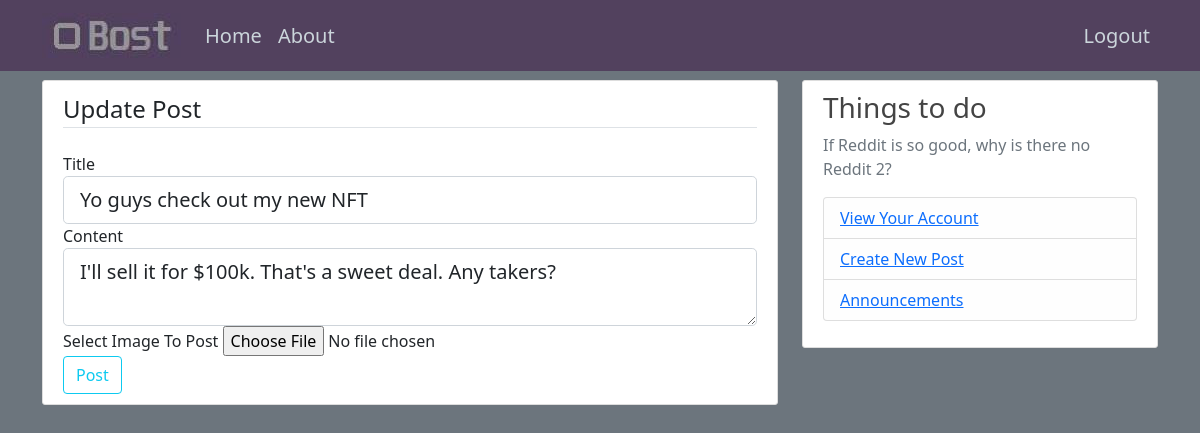
The app's page /post/3/update (signed in) with its own data.
### flaskblog/models.py (models this page shows, shortened)
class Post(db.Model):
    id = db.Column(db.Integer, primary_key = True)
    title = db.Column(db.String(100), nullable = False)
    date_posted = db.Column(db.DateTime, nullable = False, default = datetime.utcnow)
    content = db.Column(db.Text, nullable = False)
    content_image = db.Column(db.String(20), nullable = True)
    user_id = db.Column(db.Integer, db.ForeignKey('user.id'), nullable = False)

### flaskblog/routes.py (the view)
@app.route("/post/<int:post_id>/update", methods=["GET", "POST"])
@login_required
def update_post(post_id):
    post = Post.query.get_or_404(post_id)
    if post.author != current_user:
        abort(403)
    form = PostForm()
    if form.validate_on_submit():
        post.title = form.title.data
        post.content = form.content.data
        if form.content_image.data:
            content_image = save_content_image(form.content_image.data)
            post.content_image = content_image
        db.session.commit()
        flash("Post updated.", "success")
        return redirect(url_for('post', post_id = post.id))
    elif request.method == 'GET':
        form.title.data = post.title
        form.content.data = post.content
    return render_template("create_post.html", title = "Update Post", legend = "Update Post", form=form)

### flaskblog/forms.py
class PostForm(FlaskForm):
    title = StringField("Title", validators=[DataRequired()])
    content = TextAreaField("Content", validators=[DataRequired()])
    content_image = FileField("Select Image To Post", validators=[FileAllowed(['jpg', 'png'])])
    submit = SubmitField("Post")

### flaskblog/models.py (called while the page is built)
@login_manager.user_loader
def load_user(user_id):
    return User.query.get(int(user_id))

### flaskblog/templates/create_post.html (shortened to what this page needs)
{% extends "layout.html" %}
{% block content %}
<div class="content-section">
    <form method="POST", action="" enctype="multipart/form-data" novalidate>
        <fieldset class="form-group">
            <legend class="border-bottom mb-4">{{ legend }}</legend>
            <div class="form-group">
                {{ form.title.label(class="form-control-label") }}
                {% if form.title.errors %}
                    {{ form.title(class="form-control form-control-lg is-invalid")}}
                    <div class="invalid-feedback">
                        {% for error in form.title.errors %}
                            <span>{{ error }}</span>
                        {% endfor %}
                    </div>
                {% else %}
                    {{ form.title(class="form-control form-control-lg")}}
                {% endif %}
            </div>
            <div class="form-group">
                {{ form.content.label(class="form-control-label") }}
                {% if form.content.errors %}
                    {{ form.content(class="form-control form-control-lg is-invalid")}}
                    <div class="invalid-feedback">
                        {% for error in form.content.errors %}
                            <span>{{ error }}</span>
                        {% endfor %}
                    </div>
                {% else %}
                    {{ form.content(class="form-control form-control-lg")}}
                {% endif %}
            </div>
            <div class="form-group">
                {{ form.content_image.label() }}
                {{ form.content_image(class = "form-control-file") }}
            </div>
        </fieldset>
        <div class="form-group">
            {{ form.submit(class="btn btn-outline-info")}}
        </div>
    </form>
</div>
{% endblock content %}

### flaskblog/static/main.css (style rules this page uses)
body { background: #fafafa; color: #333333; margin-top: 5rem; }
.content-section { background: #ffffff; padding: 10px 20px; border: 1px solid #dddddd; border-radius: 3px; margin-bottom: 20px; }

### records on screen
Post: title "Yo guys check out my new NFT", content "I'll sell it for $100k. That's a sweet deal. Any takers?"

### other values on screen
{{ legend }} "Update Post"
